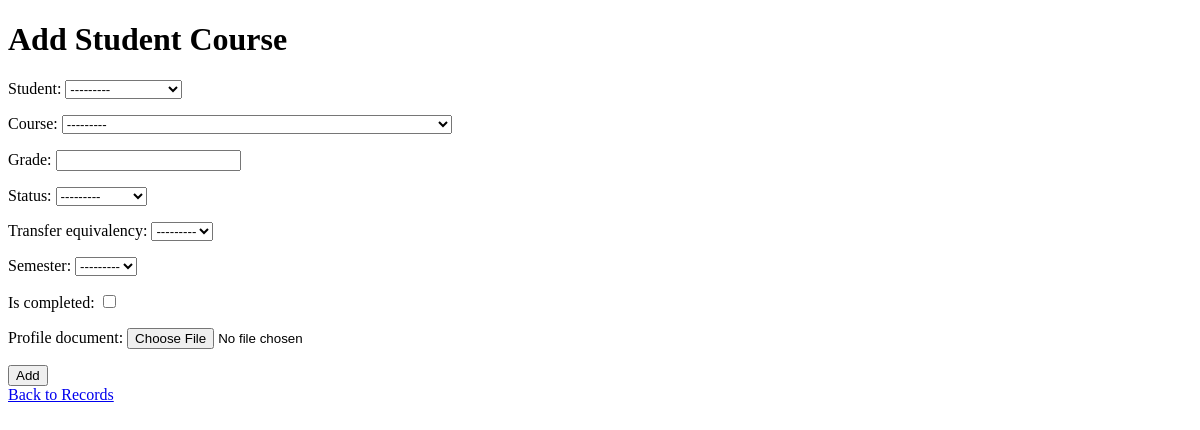
The app's page /add_student_course/, older data.
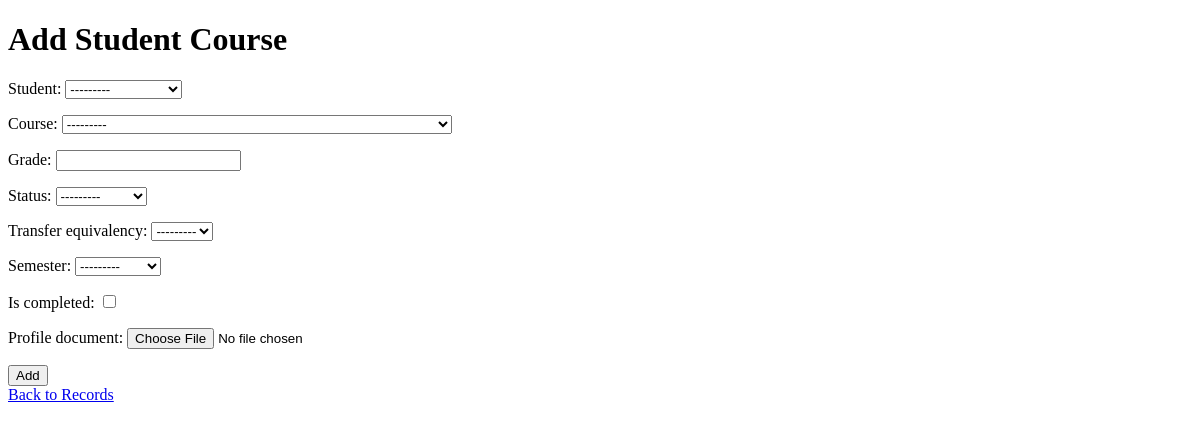
The same page, newer data.
### degree_checklist/models.py (models this page shows)
class Student(models.Model):
    student_id = models.AutoField(primary_key=True)
    name = models.CharField(max_length=100)
    email = models.EmailField()
    role = models.ForeignKey('StudentRole', on_delete=models.CASCADE)
    profile_document = models.FileField(
        upload_to='student_documents/', null=True, blank=True)
    def __str__(self):
        return f'{self.name} ({self.student_id})'

class Semester(models.Model):
    semester_id = models.AutoField(primary_key=True)
    name = models.CharField(max_length=100)
    year = models.IntegerField()
    profile_document = models.FileField(
        upload_to='student_semester_documents/', null=True, blank=True)
    def __str__(self):
        return f'{self.name} ({self.year})'

### degree_checklist/views.py (the view)
# urls.py: path('add_student_course/', views.add_student_course,
def add_student_course(request):
    return add_model(request, StudentCourseForm, 'add_student_course.html', 'cis_records')

### degree_checklist/forms.py
class StudentCourseForm(forms.ModelForm):
    class Meta:
        model = StudentCourse
        fields = '__all__'

### degree_checklist/models.py (called while the page is built)
    def __str__(self):
        return f'{self.name} ({self.course_id})'

### degree_checklist/views.py (called while the page is built)
def add_model(request, form_class, template_name, redirect_view):
    if request.method == 'POST':
        form = form_class(request.POST, request.FILES)
        if form.is_valid():
            form.save()
            return redirect(redirect_view)
    else:
        form = form_class()
    return render(request, template_name, {'form': form})

### templates/add_student_course.html (shortened to what this page needs)
<!DOCTYPE html>
<html>
<head>
</head>
<body>
    <h1>Add Student Course</h1>
    <form method="post">
        {{ form.as_p }}
        <button type="submit">Add</button>
    </form>
    <a href="{% url 'cis_records' %}">Back to Records</a>
</body>
</html>

Row changes from the older to the newer data that the page shows:
added Semester: semester "---------"
Text that changed along with them:
form field semester: "---------" → (not shown)
